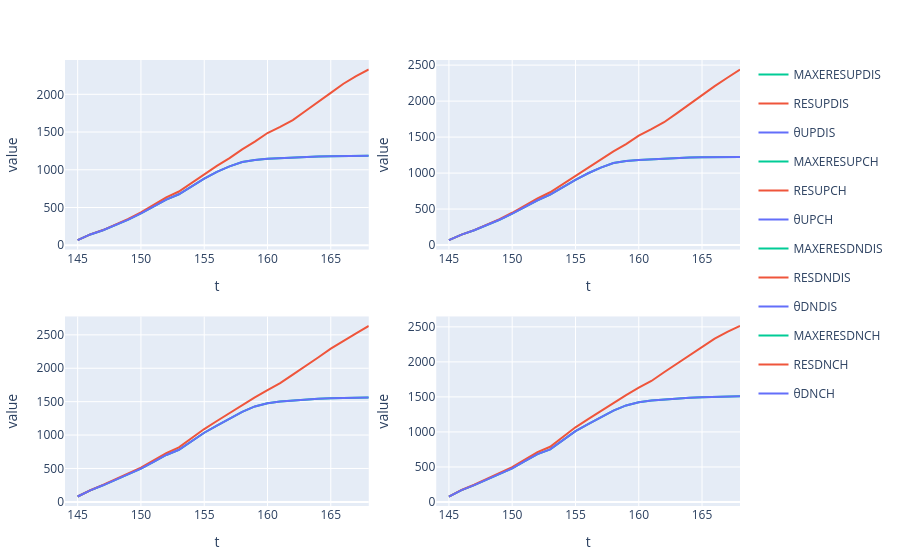

The notebook cell saved with this chart:
### Code cell
cumsum_sol_1 = combine(groupby(sol_1, :r_id), [:RESUPDIS, :RESDNDIS, :RESUPCH, :RESDNCH, :θUPDIS, :θUPCH, :θDNCH, :θDNDIS] .=> cumsum, renamecols = false)
cumsum_sol_1.t = unique(sol_1.t)
leftjoin!(cumsum_sol_1, sol_1[:, [:r_id, :t, :MAXERESUPDIS, :MAXERESUPCH, :MAXERESDNCH, :MAXERESDNDIS]], on = [:r_id, :t])

ks = [:θUPDIS,:RESUPDIS,:MAXERESUPDIS]
p1 = plot(stack(cumsum_sol_1, ks), x = :t, y = :value, group=:r_id, color =:variable, facet_col = :r_id, title="Plot for $(ks[1]) and $(ks[2])")

ks = [:θUPCH,:RESUPCH, :MAXERESUPCH]
p2 = plot(stack(cumsum_sol_1, ks), x = :t, y = :value, group=:r_id, color =:variable, facet_col = :r_id, title="Plot for $(ks[1]) and $(ks[2])")

ks = [:θDNDIS,:RESDNDIS, :MAXERESDNDIS]
p3 = plot(stack(cumsum_sol_1, ks), x = :t, y = :value, group=:r_id, color =:variable, facet_col = :r_id, title="Plot for $(ks[1]) and $(ks[2])")

ks = [:θDNCH,:RESDNCH, :MAXERESDNCH]
p4 = plot(stack(cumsum_sol_1, ks), x = :t, y = :value, group=:r_id, color =:variable, facet_col = :r_id, title="Plot for $(ks[1]) and $(ks[2])")

[p1 p2; p3 p4]

### Figure 1 — Plotly figure (JSON) as saved in the notebook; plotly's stock layout.template omitted (floating-point values rounded to 4 significant figures)
{"data": [{"legendgroup": "MAXERESUPDIS", "marker": {"color": "#00cc96"}, "name": "MAXERESUPDIS", "showlegend": true, "title": "Plot for θUPDIS and RESUPDIS", "type": "scatter", "x": [145, 146, 147, 148, 149, 150, 151, 152, 153, 154, 155, 156, 157, 158, 159, 160, 161, 162, 163, 164, 165, 166, 167, 168, 144], "xaxis": "x1", "y": [68.63, 143.3, 199.4, 268.1, 338.4, 421.3, 513.1, 605.7, 675.5, 780.6, 881.5, 973.5, 1045.0, 1103.0, 1130.0, 1145.0, 1154.0, 1163.0, 1169.0, 1175.0, 1179.0, 1182.0, 1184.0, 1185.0, null], "yaxis": "y1"}, {"legendgroup": "RESUPDIS", "marker": {"color": "#EF553B"}, "name": "RESUPDIS", "showlegend": true, "title": "Plot for θUPDIS and RESUPDIS", "type": "scatter", "x": [145, 146, 147, 148, 149, 150, 151, 152, 153, 154, 155, 156, 157, 158, 159, 160, 161, 162, 163, 164, 165, 166, 167, 168, 144], "xaxis": "x1", "y": [68.63, 144.2, 201.2, 274.5, 349.2, 436.1, 533.1, 633.6, 711.9, 827.2, 941.3, 1052.0, 1154.0, 1271.0, 1373.0, 1487.0, 1569.0, 1659.0, 1779.0, 1904.0, 2019.0, 2140.0, 2241.0, 2329.0, null], "yaxis": "y1"}, {"legendgroup": "θUPDIS", "marker": {"color": "#636efa"}, "name": "θUPDIS", "showlegend": true, "title": "Plot for θUPDIS and RESUPDIS", "type": "scatter", "x": [145, 146, 147, 148, 149, 150, 151, 152, 153, 154, 155, 156, 157, 158, 159, 160, 161, 162, 163, 164, 165, 166, 167, 168, 144], "xaxis": "x1", "y": [68.63, 143.3, 199.4, 268.1, 338.4, 421.3, 513.1, 605.7, 675.5, 780.6, 881.5, 973.5, 1045.0, 1103.0, 1130.0, 1145.0, 1154.0, 1163.0, 1169.0, 1175.0, 1179.0, 1182.0, 1184.0, 1185.0, null], "yaxis": "y1"}, {"legendgroup": "MAXERESUPCH", "marker": {"color": "#00cc96"}, "name": "MAXERESUPCH", "showlegend": true, "title": "Plot for θUPCH and RESUPCH", "type": "scatter", "x": [145, 146, 147, 148, 149, 150, 151, 152, 153, 154, 155, 156, 157, 158, 159, 160, 161, 162, 163, 164, 165, 166, 167, 168, 144], "xaxis": "x2", "y": [69.21, 144.6, 205.7, 277.0, 351.5, 436.5, 528.3, 622.3, 699.4, 804.0, 905.4, 997.8, 1075.0, 1140.0, 1169.0, 1183.0, 1193.0, 1201.0, 1208.0, 1215.0, 1219.0, 1222.0, 1224.0, 1225.0, null], "yaxis": "y2"}, {"legendgroup": "RESUPCH", "marker": {"color": "#EF553B"}, "name": "RESUPCH", "showlegend": true, "title": "Plot for θUPCH and RESUPCH", "type": "scatter", "x": [145, 146, 147, 148, 149, 150, 151, 152, 153, 154, 155, 156, 157, 158, 159, 160, 161, 162, 163, 164, 165, 166, 167, 168, 144], "xaxis": "x2", "y": [69.21, 145.4, 207.5, 282.5, 360.1, 448.8, 547.2, 648.4, 733.5, 848.4, 964.2, 1079.0, 1185.0, 1301.0, 1404.0, 1519.0, 1610.0, 1706.0, 1829.0, 1959.0, 2082.0, 2209.0, 2324.0, 2439.0, null], "yaxis": "y2"}, {"legendgroup": "θUPCH", "marker": {"color": "#636efa"}, "name": "θUPCH", "showlegend": true, "title": "Plot for θUPCH and RESUPCH", "type": "scatter", "x": [145, 146, 147, 148, 149, 150, 151, 152, 153, 154, 155, 156, 157, 158, 159, 160, 161, 162, 163, 164, 165, 166, 167, 168, 144], "xaxis": "x2", "y": [69.21, 144.6, 205.7, 277.0, 351.5, 436.5, 528.3, 622.3, 699.4, 804.0, 905.4, 997.8, 1075.0, 1140.0, 1169.0, 1183.0, 1193.0, 1201.0, 1208.0, 1215.0, 1219.0, 1222.0, 1224.0, 1225.0, null], "yaxis": "y2"}, {"legendgroup": "MAXERESDNDIS", "marker": {"color": "#00cc96"}, "name": "MAXERESDNDIS", "showlegend": true, "title": "Plot for θDNDIS and RESDNDIS", "type": "scatter", "x": [145, 146, 147, 148, 149, 150, 151, 152, 153, 154, 155, 156, 157, 158, 159, 160, 161, 162, 163, 164, 165, 166, 167, 168, 144], "xaxis": "x3", "y": [80.38, 171.7, 248.4, 332.2, 421.2, 498.2, 599.9, 702.0, 780.5, 907.3, 1035.0, 1141.0, 1247.0, 1347.0, 1429.0, 1476.0, 1501.0, 1518.0, 1536.0, 1545.0, 1551.0, 1556.0, 1560.0, 1563.0, null], "yaxis": "y3"}, {"legendgroup": "RESDNDIS", "marker": {"color": "#EF553B"}, "name": "RESDNDIS", "showlegend": true, "title": "Plot for θDNDIS and RESDNDIS", "type": "scatter", "x": [145, 146, 147, 148, 149, 150, 151, 152, 153, 154, 155, 156, 157, 158, 159, 160, 161, 162, 163, 164, 165, 166, 167, 168, 144], "xaxis": "x3", "y": [80.38, 174.1, 253.7, 341.0, 433.0, 514.0, 622.0, 730.3, 815.7, 951.1, 1090.0, 1211.0, 1332.0, 1450.0, 1563.0, 1672.0, 1777.0, 1904.0, 2028.0, 2161.0, 2293.0, 2412.0, 2522.0, 2633.0, null], "yaxis": "y3"}, {"legendgroup": "θDNDIS", "marker": {"color": "#636efa"}, "name": "θDNDIS", "showlegend": true, "title": "Plot for θDNDIS and RESDNDIS", "type": "scatter", "x": [145, 146, 147, 148, 149, 150, 151, 152, 153, 154, 155, 156, 157, 158, 159, 160, 161, 162, 163, 164, 165, 166, 167, 168, 144], "xaxis": "x3", "y": [80.38, 171.7, 248.4, 332.2, 421.2, 498.2, 599.9, 702.0, 780.5, 907.3, 1035.0, 1141.0, 1247.0, 1347.0, 1429.0, 1476.0, 1501.0, 1518.0, 1536.0, 1545.0, 1551.0, 1556.0, 1560.0, 1563.0, null], "yaxis": "y3"}, {"legendgroup": "MAXERESDNCH", "marker": {"color": "#00cc96"}, "name": "MAXERESDNCH", "showlegend": true, "title": "Plot for θDNCH and RESDNCH", "type": "scatter", "x": [145, 146, 147, 148, 149, 150, 151, 152, 153, 154, 155, 156, 157, 158, 159, 160, 161, 162, 163, 164, 165, 166, 167, 168, 144], "xaxis": "x4", "y": [78.12, 169.5, 241.6, 322.4, 408.9, 479.5, 582.4, 682.4, 751.5, 880.8, 1010.0, 1112.0, 1212.0, 1304.0, 1378.0, 1423.0, 1447.0, 1465.0, 1481.0, 1489.0, 1495.0, 1501.0, 1504.0, 1507.0, null], "yaxis": "y4"}, {"legendgroup": "RESDNCH", "marker": {"color": "#EF553B"}, "name": "RESDNCH", "showlegend": true, "title": "Plot for θDNCH and RESDNCH", "type": "scatter", "x": [145, 146, 147, 148, 149, 150, 151, 152, 153, 154, 155, 156, 157, 158, 159, 160, 161, 162, 163, 164, 165, 166, 167, 168, 144], "xaxis": "x4", "y": [78.12, 171.8, 246.7, 331.5, 422.3, 497.2, 605.2, 712.1, 788.3, 926.2, 1066.0, 1182.0, 1300.0, 1416.0, 1526.0, 1631.0, 1727.0, 1852.0, 1972.0, 2097.0, 2221.0, 2331.0, 2429.0, 2513.0, null], "yaxis": "y4"}, {"legendgroup": "θDNCH", "marker": {"color": "#636efa"}, "name": "θDNCH", "showlegend": true, "title": "Plot for θDNCH and RESDNCH", "type": "scatter", "x": [145, 146, 147, 148, 149, 150, 151, 152, 153, 154, 155, 156, 157, 158, 159, 160, 161, 162, 163, 164, 165, 166, 167, 168, 144], "xaxis": "x4", "y": [78.12, 169.5, 241.6, 322.4, 408.9, 479.5, 582.4, 682.4, 751.5, 880.8, 1010.0, 1112.0, 1212.0, 1304.0, 1378.0, 1423.0, 1447.0, 1465.0, 1481.0, 1489.0, 1495.0, 1501.0, 1504.0, 1507.0, null], "yaxis": "y4"}], "layout": {"margin": {"b": 50, "l": 50, "r": 50, "t": 60}, "xaxis1": {"anchor": "y1", "domain": [0, 0.45], "title": {"text": "t"}}, "xaxis2": {"anchor": "y2", "domain": [0.55, 1], "title": {"text": "t"}}, "xaxis3": {"anchor": "y3", "domain": [0, 0.45], "title": {"text": "t"}}, "xaxis4": {"anchor": "y4", "domain": [0.55, 1], "title": {"text": "t"}}, "yaxis1": {"anchor": "x1", "domain": [0.575, 1], "title": {"text": "value"}}, "yaxis2": {"anchor": "x2", "domain": [0.575, 1], "title": {"text": "value"}}, "yaxis3": {"anchor": "x3", "domain": [5.551e-17, 0.425], "title": {"text": "value"}}, "yaxis4": {"anchor": "x4", "domain": [5.551e-17, 0.425], "title": {"text": "value"}}}}
